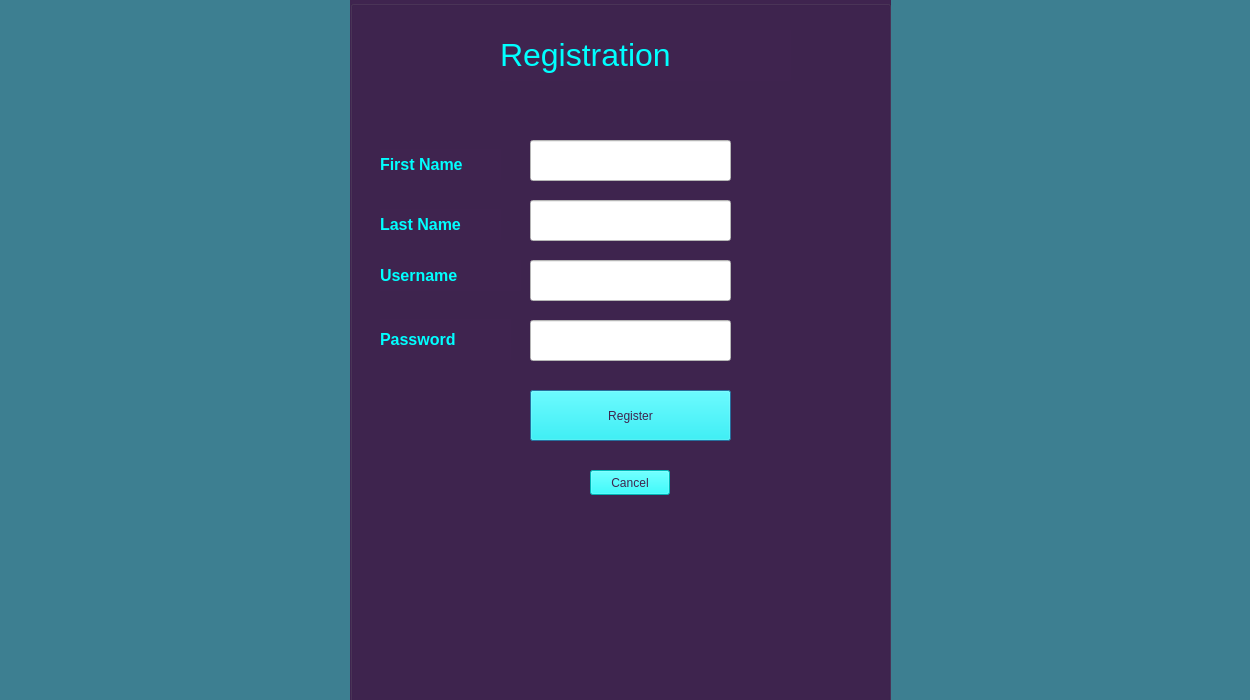
<?xml version="1.0" encoding="UTF-8"?>
<ui version="4.0">
 <class>RegistrationWindow</class>
 <widget class="QDialog" name="RegistrationWindow">
  <property name="geometry">
   <rect>
    <x>0</x>
    <y>0</y>
    <width>1250</width>
    <height>700</height>
   </rect>
  </property>
  <property name="windowTitle">
   <string>Dialog</string>
  </property>
  <property name="styleSheet">
   <string notr="true">background-color: rgb(61, 127, 145)</string>
  </property>
  <widget class="QGroupBox" name="groupBox">
   <property name="geometry">
    <rect>
     <x>350</x>
     <y>0</y>
     <width>541</width>
     <height>721</height>
    </rect>
   </property>
   <property name="styleSheet">
    <string notr="true">background-color: rgb(63, 36, 79)
</string>
   </property>
   <property name="title">
    <string/>
   </property>
   <widget class="QLabel" name="registrationLabel">
    <property name="geometry">
     <rect>
      <x>150</x>
      <y>30</y>
      <width>291</width>
      <height>51</height>
     </rect>
    </property>
    <property name="styleSheet">
     <string notr="true">font: 87 8pt &quot;Segoe UI Black&quot;;
background-color: rgb(63, 36, 79);
color: rgb(0, 255, 255);</string>
    </property>
    <property name="text">
     <string>&lt;html&gt;&lt;head/&gt;&lt;body&gt;&lt;p&gt;&lt;span style=&quot; font-size:24pt; font-weight:400;&quot;&gt;Registration&lt;/span&gt;&lt;/p&gt;&lt;/body&gt;&lt;/html&gt;</string>
    </property>
   </widget>
   <widget class="QLabel" name="usernameLabel">
    <property name="geometry">
     <rect>
      <x>30</x>
      <y>260</y>
      <width>141</width>
      <height>31</height>
     </rect>
    </property>
    <property name="styleSheet">
     <string notr="true">font: 87 8pt &quot;Segoe UI Black&quot;;
background-color: rgb(63, 36, 79);
color: rgb(0, 255, 255);</string>
    </property>
    <property name="text">
     <string>&lt;html&gt;&lt;head/&gt;&lt;body&gt;&lt;p&gt;&lt;span style=&quot; font-size:12pt; font-weight:600;&quot;&gt;Username&lt;/span&gt;&lt;/p&gt;&lt;/body&gt;&lt;/html&gt;</string>
    </property>
   </widget>
   <widget class="QLabel" name="passwordLabel">
    <property name="geometry">
     <rect>
      <x>30</x>
      <y>319</y>
      <width>131</width>
      <height>41</height>
     </rect>
    </property>
    <property name="styleSheet">
     <string notr="true">font: 87 8pt &quot;Segoe UI Black&quot;;
background-color: rgb(63, 36, 79);
color: rgb(0, 255, 255);</string>
    </property>
    <property name="text">
     <string>&lt;html&gt;&lt;head/&gt;&lt;body&gt;&lt;p&gt;&lt;span style=&quot; font-size:12pt; font-weight:600;&quot;&gt;Password&lt;/span&gt;&lt;/p&gt;&lt;/body&gt;&lt;/html&gt;</string>
    </property>
   </widget>
   <widget class="QLineEdit" name="lineEdit_FirstName">
    <property name="geometry">
     <rect>
      <x>180</x>
      <y>140</y>
      <width>201</width>
      <height>41</height>
     </rect>
    </property>
    <property name="minimumSize">
     <size>
      <width>201</width>
      <height>41</height>
     </size>
    </property>
    <property name="styleSheet">
     <string notr="true">background-color: rgb(255, 255, 255);</string>
    </property>
   </widget>
   <widget class="QLineEdit" name="lineEdit_LastName">
    <property name="geometry">
     <rect>
      <x>180</x>
      <y>200</y>
      <width>201</width>
      <height>41</height>
     </rect>
    </property>
    <property name="styleSheet">
     <string notr="true">background-color: rgb(255, 255, 255);</string>
    </property>
   </widget>
   <widget class="QLineEdit" name="lineEdit_UserName">
    <property name="geometry">
     <rect>
      <x>180</x>
      <y>260</y>
      <width>201</width>
      <height>41</height>
     </rect>
    </property>
    <property name="styleSheet">
     <string notr="true">background-color: rgb(255, 255, 255);</string>
    </property>
   </widget>
   <widget class="QLineEdit" name="lineEdit_Password">
    <property name="geometry">
     <rect>
      <x>180</x>
      <y>320</y>
      <width>201</width>
      <height>41</height>
     </rect>
    </property>
    <property name="styleSheet">
     <string notr="true">background-color: rgb(255, 255, 255);</string>
    </property>
    <property name="echoMode">
     <enum>QLineEdit::Password</enum>
    </property>
   </widget>
   <widget class="QLabel" name="lastNameLabel">
    <property name="geometry">
     <rect>
      <x>30</x>
      <y>209</y>
      <width>121</width>
      <height>31</height>
     </rect>
    </property>
    <property name="styleSheet">
     <string notr="true">font: 87 8pt &quot;Segoe UI Black&quot;;
background-color: rgb(63, 36, 79);
color: rgb(0, 255, 255);</string>
    </property>
    <property name="text">
     <string>&lt;html&gt;&lt;head/&gt;&lt;body&gt;&lt;p&gt;&lt;span style=&quot; font-size:12pt; font-weight:600;&quot;&gt;Last Name&lt;/span&gt;&lt;/p&gt;&lt;/body&gt;&lt;/html&gt;</string>
    </property>
   </widget>
   <widget class="QLabel" name="firstNameLabel">
    <property name="geometry">
     <rect>
      <x>30</x>
      <y>149</y>
      <width>121</width>
      <height>31</height>
     </rect>
    </property>
    <property name="styleSheet">
     <string notr="true">font: 87 8pt &quot;Segoe UI Black&quot;;
background-color: rgb(63, 36, 79);
color: rgb(0, 255, 255);</string>
    </property>
    <property name="text">
     <string>&lt;html&gt;&lt;head/&gt;&lt;body&gt;&lt;p&gt;&lt;span style=&quot; font-size:12pt; font-weight:600;&quot;&gt;First Name&lt;/span&gt;&lt;/p&gt;&lt;/body&gt;&lt;/html&gt;</string>
    </property>
   </widget>
   <widget class="QPushButton" name="registerPushButton">
    <property name="geometry">
     <rect>
      <x>180</x>
      <y>390</y>
      <width>201</width>
      <height>51</height>
     </rect>
    </property>
    <property name="autoFillBackground">
     <bool>false</bool>
    </property>
    <property name="styleSheet">
     <string notr="true">background-color: rgb(0, 255, 255);
font: 87 8pt &quot;Segoe UI Black&quot;;
color: rgb(63, 36, 79)</string>
    </property>
    <property name="text">
     <string>Register</string>
    </property>
    <property name="iconSize">
     <size>
      <width>20</width>
      <height>20</height>
     </size>
    </property>
   </widget>
   <widget class="QPushButton" name="cancelButton">
    <property name="geometry">
     <rect>
      <x>240</x>
      <y>470</y>
      <width>80</width>
      <height>25</height>
     </rect>
    </property>
    <property name="styleSheet">
     <string notr="true">background-color: rgb(0, 255, 255);
font: 87 8pt &quot;Segoe UI Black&quot;;
color: rgb(63, 36, 79)</string>
    </property>
    <property name="text">
     <string>Cancel</string>
    </property>
   </widget>
  </widget>
 </widget>
 <resources/>
 <connections/>
</ui>
